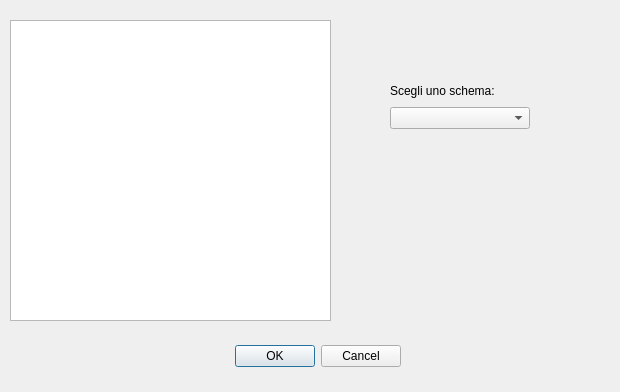
<?xml version="1.0" encoding="UTF-8"?>
<ui version="4.0">
 <class>Dialog</class>
 <widget class="QDialog" name="Dialog">
  <property name="geometry">
   <rect>
    <x>0</x>
    <y>0</y>
    <width>620</width>
    <height>392</height>
   </rect>
  </property>
  <property name="windowTitle">
   <string>Dialog</string>
  </property>
  <widget class="QDialogButtonBox" name="buttonBox">
   <property name="geometry">
    <rect>
     <x>60</x>
     <y>340</y>
     <width>341</width>
     <height>32</height>
    </rect>
   </property>
   <property name="orientation">
    <enum>Qt::Horizontal</enum>
   </property>
   <property name="standardButtons">
    <set>QDialogButtonBox::Cancel|QDialogButtonBox::Ok</set>
   </property>
  </widget>
  <widget class="QGraphicsView" name="graphicsView">
   <property name="geometry">
    <rect>
     <x>10</x>
     <y>20</y>
     <width>321</width>
     <height>301</height>
    </rect>
   </property>
  </widget>
  <widget class="QWidget" name="">
   <property name="geometry">
    <rect>
     <x>390</x>
     <y>80</y>
     <width>140</width>
     <height>49</height>
    </rect>
   </property>
   <layout class="QVBoxLayout" name="verticalLayout">
    <item>
     <widget class="QLabel" name="label">
      <property name="text">
       <string>Scegli uno schema: </string>
      </property>
     </widget>
    </item>
    <item>
     <widget class="QComboBox" name="comboBox"/>
    </item>
   </layout>
  </widget>
 </widget>
 <resources/>
 <connections>
  <connection>
   <sender>buttonBox</sender>
   <signal>accepted()</signal>
   <receiver>Dialog</receiver>
   <slot>accept()</slot>
   <hints>
    <hint type="sourcelabel">
     <x>248</x>
     <y>254</y>
    </hint>
    <hint type="destinationlabel">
     <x>157</x>
     <y>274</y>
    </hint>
   </hints>
  </connection>
  <connection>
   <sender>buttonBox</sender>
   <signal>rejected()</signal>
   <receiver>Dialog</receiver>
   <slot>reject()</slot>
   <hints>
    <hint type="sourcelabel">
     <x>316</x>
     <y>260</y>
    </hint>
    <hint type="destinationlabel">
     <x>286</x>
     <y>274</y>
    </hint>
   </hints>
  </connection>
 </connections>
</ui>
